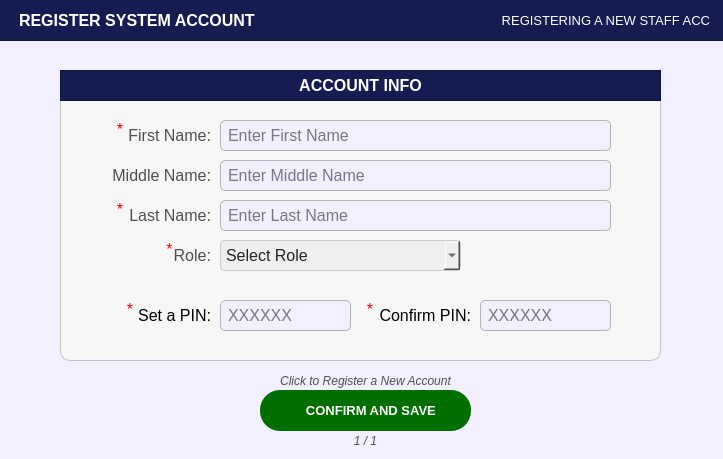
<?xml version="1.0" encoding="UTF-8"?>
<ui version="4.0">
 <class>PopUp_citizenprofileFilterOptions</class>
 <widget class="QDialog" name="PopUp_citizenprofileFilterOptions">
  <property name="geometry">
   <rect>
    <x>0</x>
    <y>0</y>
    <width>723</width>
    <height>459</height>
   </rect>
  </property>
  <property name="sizePolicy">
   <sizepolicy hsizetype="Fixed" vsizetype="Fixed">
    <horstretch>0</horstretch>
    <verstretch>0</verstretch>
   </sizepolicy>
  </property>
  <property name="palette">
   <palette>
    <active>
     <colorrole role="WindowText">
      <brush brushstyle="SolidPattern">
       <color alpha="255">
        <red>255</red>
        <green>255</green>
        <blue>255</blue>
       </color>
      </brush>
     </colorrole>
     <colorrole role="Button">
      <brush brushstyle="SolidPattern">
       <color alpha="255">
        <red>242</red>
        <green>239</green>
        <blue>255</blue>
       </color>
      </brush>
     </colorrole>
     <colorrole role="Light">
      <brush brushstyle="SolidPattern">
       <color alpha="255">
        <red>88</red>
        <green>86</green>
        <blue>150</blue>
       </color>
      </brush>
     </colorrole>
     <colorrole role="Midlight">
      <brush brushstyle="SolidPattern">
       <color alpha="255">
        <red>73</red>
        <green>71</green>
        <blue>125</blue>
       </color>
      </brush>
     </colorrole>
     <colorrole role="Dark">
      <brush brushstyle="SolidPattern">
       <color alpha="255">
        <red>29</red>
        <green>29</green>
        <blue>50</blue>
       </color>
      </brush>
     </colorrole>
     <colorrole role="Mid">
      <brush brushstyle="SolidPattern">
       <color alpha="255">
        <red>39</red>
        <green>38</green>
        <blue>67</blue>
       </color>
      </brush>
     </colorrole>
     <colorrole role="Text">
      <brush brushstyle="SolidPattern">
       <color alpha="255">
        <red>255</red>
        <green>255</green>
        <blue>255</blue>
       </color>
      </brush>
     </colorrole>
     <colorrole role="BrightText">
      <brush brushstyle="SolidPattern">
       <color alpha="255">
        <red>255</red>
        <green>255</green>
        <blue>255</blue>
       </color>
      </brush>
     </colorrole>
     <colorrole role="ButtonText">
      <brush brushstyle="SolidPattern">
       <color alpha="255">
        <red>255</red>
        <green>255</green>
        <blue>255</blue>
       </color>
      </brush>
     </colorrole>
     <colorrole role="Base">
      <brush brushstyle="SolidPattern">
       <color alpha="255">
        <red>242</red>
        <green>239</green>
        <blue>255</blue>
       </color>
      </brush>
     </colorrole>
     <colorrole role="Window">
      <brush brushstyle="SolidPattern">
       <color alpha="255">
        <red>242</red>
        <green>239</green>
        <blue>255</blue>
       </color>
      </brush>
     </colorrole>
     <colorrole role="Shadow">
      <brush brushstyle="SolidPattern">
       <color alpha="255">
        <red>16</red>
        <green>36</green>
        <blue>7</blue>
       </color>
      </brush>
     </colorrole>
     <colorrole role="AlternateBase">
      <brush brushstyle="SolidPattern">
       <color alpha="255">
        <red>29</red>
        <green>28</green>
        <blue>50</blue>
       </color>
      </brush>
     </colorrole>
     <colorrole role="ToolTipBase">
      <brush brushstyle="SolidPattern">
       <color alpha="255">
        <red>255</red>
        <green>255</green>
        <blue>220</blue>
       </color>
      </brush>
     </colorrole>
     <colorrole role="ToolTipText">
      <brush brushstyle="SolidPattern">
       <color alpha="255">
        <red>52</red>
        <green>138</green>
        <blue>46</blue>
       </color>
      </brush>
     </colorrole>
     <colorrole role="PlaceholderText">
      <brush brushstyle="SolidPattern">
       <color alpha="127">
        <red>255</red>
        <green>255</green>
        <blue>255</blue>
       </color>
      </brush>
     </colorrole>
     <colorrole role="Accent">
      <brush brushstyle="SolidPattern">
       <color alpha="255">
        <red>0</red>
        <green>255</green>
        <blue>0</blue>
       </color>
      </brush>
     </colorrole>
    </active>
    <inactive>
     <colorrole role="WindowText">
      <brush brushstyle="SolidPattern">
       <color alpha="255">
        <red>255</red>
        <green>255</green>
        <blue>255</blue>
       </color>
      </brush>
     </colorrole>
     <colorrole role="Button">
      <brush brushstyle="SolidPattern">
       <color alpha="255">
        <red>242</red>
        <green>239</green>
        <blue>255</blue>
       </color>
      </brush>
     </colorrole>
     <colorrole role="Light">
      <brush brushstyle="SolidPattern">
       <color alpha="255">
        <red>88</red>
        <green>86</green>
        <blue>150</blue>
       </color>
      </brush>
     </colorrole>
     <colorrole role="Midlight">
      <brush brushstyle="SolidPattern">
       <color alpha="255">
        <red>73</red>
        <green>71</green>
        <blue>125</blue>
       </color>
      </brush>
     </colorrole>
     <colorrole role="Dark">
      <brush brushstyle="SolidPattern">
       <color alpha="255">
        <red>29</red>
        <green>29</green>
        <blue>50</blue>
       </color>
      </brush>
     </colorrole>
     <colorrole role="Mid">
      <brush brushstyle="SolidPattern">
       <color alpha="255">
        <red>39</red>
        <green>38</green>
        <blue>67</blue>
       </color>
      </brush>
     </colorrole>
     <colorrole role="Text">
      <brush brushstyle="SolidPattern">
       <color alpha="255">
        <red>255</red>
        <green>255</green>
        <blue>255</blue>
       </color>
      </brush>
     </colorrole>
     <colorrole role="BrightText">
      <brush brushstyle="SolidPattern">
       <color alpha="255">
        <red>255</red>
        <green>255</green>
        <blue>255</blue>
       </color>
      </brush>
     </colorrole>
     <colorrole role="ButtonText">
      <brush brushstyle="SolidPattern">
       <color alpha="255">
        <red>255</red>
        <green>255</green>
        <blue>255</blue>
       </color>
      </brush>
     </colorrole>
     <colorrole role="Base">
      <brush brushstyle="SolidPattern">
       <color alpha="255">
        <red>242</red>
        <green>239</green>
        <blue>255</blue>
       </color>
      </brush>
     </colorrole>
     <colorrole role="Window">
      <brush brushstyle="SolidPattern">
       <color alpha="255">
        <red>242</red>
        <green>239</green>
        <blue>255</blue>
       </color>
      </brush>
     </colorrole>
     <colorrole role="Shadow">
      <brush brushstyle="SolidPattern">
       <color alpha="255">
        <red>16</red>
        <green>36</green>
        <blue>7</blue>
       </color>
      </brush>
     </colorrole>
     <colorrole role="AlternateBase">
      <brush brushstyle="SolidPattern">
       <color alpha="255">
        <red>29</red>
        <green>28</green>
        <blue>50</blue>
       </color>
      </brush>
     </colorrole>
     <colorrole role="ToolTipBase">
      <brush brushstyle="SolidPattern">
       <color alpha="255">
        <red>255</red>
        <green>255</green>
        <blue>220</blue>
       </color>
      </brush>
     </colorrole>
     <colorrole role="ToolTipText">
      <brush brushstyle="SolidPattern">
       <color alpha="255">
        <red>52</red>
        <green>138</green>
        <blue>46</blue>
       </color>
      </brush>
     </colorrole>
     <colorrole role="PlaceholderText">
      <brush brushstyle="SolidPattern">
       <color alpha="127">
        <red>255</red>
        <green>255</green>
        <blue>255</blue>
       </color>
      </brush>
     </colorrole>
     <colorrole role="Accent">
      <brush brushstyle="SolidPattern">
       <color alpha="255">
        <red>0</red>
        <green>255</green>
        <blue>0</blue>
       </color>
      </brush>
     </colorrole>
    </inactive>
    <disabled>
     <colorrole role="WindowText">
      <brush brushstyle="SolidPattern">
       <color alpha="255">
        <red>29</red>
        <green>29</green>
        <blue>50</blue>
       </color>
      </brush>
     </colorrole>
     <colorrole role="Button">
      <brush brushstyle="SolidPattern">
       <color alpha="255">
        <red>242</red>
        <green>239</green>
        <blue>255</blue>
       </color>
      </brush>
     </colorrole>
     <colorrole role="Light">
      <brush brushstyle="SolidPattern">
       <color alpha="255">
        <red>88</red>
        <green>86</green>
        <blue>150</blue>
       </color>
      </brush>
     </colorrole>
     <colorrole role="Midlight">
      <brush brushstyle="SolidPattern">
       <color alpha="255">
        <red>73</red>
        <green>71</green>
        <blue>125</blue>
       </color>
      </brush>
     </colorrole>
     <colorrole role="Dark">
      <brush brushstyle="SolidPattern">
       <color alpha="255">
        <red>29</red>
        <green>29</green>
        <blue>50</blue>
       </color>
      </brush>
     </colorrole>
     <colorrole role="Mid">
      <brush brushstyle="SolidPattern">
       <color alpha="255">
        <red>39</red>
        <green>38</green>
        <blue>67</blue>
       </color>
      </brush>
     </colorrole>
     <colorrole role="Text">
      <brush brushstyle="SolidPattern">
       <color alpha="255">
        <red>29</red>
        <green>29</green>
        <blue>50</blue>
       </color>
      </brush>
     </colorrole>
     <colorrole role="BrightText">
      <brush brushstyle="SolidPattern">
       <color alpha="255">
        <red>255</red>
        <green>255</green>
        <blue>255</blue>
       </color>
      </brush>
     </colorrole>
     <colorrole role="ButtonText">
      <brush brushstyle="SolidPattern">
       <color alpha="255">
        <red>29</red>
        <green>29</green>
        <blue>50</blue>
       </color>
      </brush>
     </colorrole>
     <colorrole role="Base">
      <brush brushstyle="SolidPattern">
       <color alpha="255">
        <red>242</red>
        <green>239</green>
        <blue>255</blue>
       </color>
      </brush>
     </colorrole>
     <colorrole role="Window">
      <brush brushstyle="SolidPattern">
       <color alpha="255">
        <red>242</red>
        <green>239</green>
        <blue>255</blue>
       </color>
      </brush>
     </colorrole>
     <colorrole role="Shadow">
      <brush brushstyle="SolidPattern">
       <color alpha="255">
        <red>16</red>
        <green>36</green>
        <blue>7</blue>
       </color>
      </brush>
     </colorrole>
     <colorrole role="AlternateBase">
      <brush brushstyle="SolidPattern">
       <color alpha="255">
        <red>59</red>
        <green>57</green>
        <blue>100</blue>
       </color>
      </brush>
     </colorrole>
     <colorrole role="ToolTipBase">
      <brush brushstyle="SolidPattern">
       <color alpha="255">
        <red>255</red>
        <green>255</green>
        <blue>220</blue>
       </color>
      </brush>
     </colorrole>
     <colorrole role="ToolTipText">
      <brush brushstyle="SolidPattern">
       <color alpha="255">
        <red>52</red>
        <green>138</green>
        <blue>46</blue>
       </color>
      </brush>
     </colorrole>
     <colorrole role="PlaceholderText">
      <brush brushstyle="SolidPattern">
       <color alpha="127">
        <red>29</red>
        <green>29</green>
        <blue>50</blue>
       </color>
      </brush>
     </colorrole>
     <colorrole role="Accent">
      <brush brushstyle="SolidPattern">
       <color alpha="255">
        <red>0</red>
        <green>255</green>
        <blue>0</blue>
       </color>
      </brush>
     </colorrole>
    </disabled>
   </palette>
  </property>
  <property name="cursor">
   <cursorShape>PointingHandCursor</cursorShape>
  </property>
  <property name="windowTitle">
   <string>Dialog</string>
  </property>
  <property name="styleSheet">
   <string notr="true">#PopUp_citizenprofileFilterOptions{
	background-color: #f2efff;
}</string>
  </property>
  <widget class="QFrame" name="basePopUpTitleFrame">
   <property name="geometry">
    <rect>
     <x>-1</x>
     <y>-10</y>
     <width>1181</width>
     <height>51</height>
    </rect>
   </property>
   <property name="styleSheet">
    <string notr="true">#basePopUpTitleFrame {
	background-color: #141c52;
}</string>
   </property>
   <property name="frameShape">
    <enum>QFrame::Shape::StyledPanel</enum>
   </property>
   <property name="frameShadow">
    <enum>QFrame::Shadow::Raised</enum>
   </property>
   <widget class="QLabel" name="label_titleFilterOptions">
    <property name="geometry">
     <rect>
      <x>20</x>
      <y>10</y>
      <width>261</width>
      <height>41</height>
     </rect>
    </property>
    <property name="font">
     <font>
      <family>Arial</family>
      <pointsize>12</pointsize>
      <bold>true</bold>
     </font>
    </property>
    <property name="styleSheet">
     <string notr="true">#label_titleFilterOptions {
	background-color: transparent;
	color: #FFFFFF;
}
</string>
    </property>
    <property name="text">
     <string>REGISTER SYSTEM ACCOUNT</string>
    </property>
    <property name="alignment">
     <set>Qt::AlignmentFlag::AlignLeading|Qt::AlignmentFlag::AlignLeft|Qt::AlignmentFlag::AlignVCenter</set>
    </property>
   </widget>
   <widget class="QLabel" name="filteroptions_label">
    <property name="geometry">
     <rect>
      <x>360</x>
      <y>10</y>
      <width>351</width>
      <height>41</height>
     </rect>
    </property>
    <property name="font">
     <font>
      <family>Arial</family>
      <pointsize>10</pointsize>
      <bold>false</bold>
     </font>
    </property>
    <property name="styleSheet">
     <string notr="true">#filteroptions_label {
	background-color: transparent;
	color: #FFFFFF;
}
</string>
    </property>
    <property name="text">
     <string>REGISTERING A NEW STAFF ACC</string>
    </property>
    <property name="alignment">
     <set>Qt::AlignmentFlag::AlignRight|Qt::AlignmentFlag::AlignTrailing|Qt::AlignmentFlag::AlignVCenter</set>
    </property>
   </widget>
  </widget>
  <widget class="QFrame" name="basePopUpBodyFrame_2">
   <property name="geometry">
    <rect>
     <x>60</x>
     <y>70</y>
     <width>601</width>
     <height>291</height>
    </rect>
   </property>
   <property name="styleSheet">
    <string notr="true">#basePopUpBodyFrame_2 {
	background-color: rgb(247, 247, 247);
	border: 1px solid rgb(194, 194, 194);
	border-radius: 10px;
}</string>
   </property>
   <property name="frameShape">
    <enum>QFrame::Shape::StyledPanel</enum>
   </property>
   <property name="frameShadow">
    <enum>QFrame::Shadow::Raised</enum>
   </property>
   <widget class="QFrame" name="basePopUpTitleFrame_2">
    <property name="geometry">
     <rect>
      <x>0</x>
      <y>0</y>
      <width>601</width>
      <height>31</height>
     </rect>
    </property>
    <property name="styleSheet">
     <string notr="true">#basePopUpTitleFrame_2 {
	background-color: #141c52;
}</string>
    </property>
    <property name="frameShape">
     <enum>QFrame::Shape::StyledPanel</enum>
    </property>
    <property name="frameShadow">
     <enum>QFrame::Shadow::Raised</enum>
    </property>
    <widget class="QLabel" name="label_title">
     <property name="geometry">
      <rect>
       <x>0</x>
       <y>0</y>
       <width>601</width>
       <height>31</height>
      </rect>
     </property>
     <property name="font">
      <font>
       <family>Arial</family>
       <pointsize>12</pointsize>
       <bold>true</bold>
      </font>
     </property>
     <property name="styleSheet">
      <string notr="true">#label_title{
	background-color:transparent;
	color: rgb(255, 255, 255);
}</string>
     </property>
     <property name="text">
      <string>ACCOUNT INFO</string>
     </property>
     <property name="alignment">
      <set>Qt::AlignmentFlag::AlignCenter</set>
     </property>
    </widget>
   </widget>
   <widget class="QLineEdit" name="RegAcc_input_fname">
    <property name="geometry">
     <rect>
      <x>160</x>
      <y>50</y>
      <width>391</width>
      <height>31</height>
     </rect>
    </property>
    <property name="font">
     <font>
      <family>Arial</family>
      <pointsize>12</pointsize>
     </font>
    </property>
    <property name="styleSheet">
     <string notr="true">#RegAcc_input_fname{
	border: 1px solid #b3b3b3;  /* Black border */
    border-radius: 5px;        /* Rounded corners */
    padding: 5px;               /* Inner spacing */
    background-color: #f2efff;  /* Gray background */
    color: #000000; 
}

</string>
    </property>
    <property name="text">
     <string/>
    </property>
    <property name="maxLength">
     <number>35</number>
    </property>
    <property name="placeholderText">
     <string>Enter First Name</string>
    </property>
   </widget>
   <widget class="QLabel" name="register_citizen_labelHomeNumber">
    <property name="geometry">
     <rect>
      <x>20</x>
      <y>50</y>
      <width>131</width>
      <height>31</height>
     </rect>
    </property>
    <property name="font">
     <font>
      <family>Arial</family>
      <pointsize>12</pointsize>
     </font>
    </property>
    <property name="styleSheet">
     <string notr="true">#register_citizen_labelHomeNumber{
	background-color:transparent;
	color:#4f4f4f;
}</string>
    </property>
    <property name="text">
     <string>First Name:</string>
    </property>
    <property name="alignment">
     <set>Qt::AlignmentFlag::AlignRight|Qt::AlignmentFlag::AlignTrailing|Qt::AlignmentFlag::AlignVCenter</set>
    </property>
   </widget>
   <widget class="QLineEdit" name="RegAcc_input_mname">
    <property name="geometry">
     <rect>
      <x>160</x>
      <y>90</y>
      <width>391</width>
      <height>31</height>
     </rect>
    </property>
    <property name="font">
     <font>
      <family>Arial</family>
      <pointsize>12</pointsize>
     </font>
    </property>
    <property name="styleSheet">
     <string notr="true">#RegAcc_input_mname{
	border: 1px solid #b3b3b3;  /* Black border */
    border-radius: 5px;        /* Rounded corners */
    padding: 5px;               /* Inner spacing */
    background-color: #f2efff;  /* Gray background */
    color: #000000; 
}

</string>
    </property>
    <property name="text">
     <string/>
    </property>
    <property name="maxLength">
     <number>50</number>
    </property>
    <property name="placeholderText">
     <string>Enter Middle Name</string>
    </property>
   </widget>
   <widget class="QLabel" name="register_citizen_labelHomeAddress">
    <property name="geometry">
     <rect>
      <x>20</x>
      <y>90</y>
      <width>131</width>
      <height>31</height>
     </rect>
    </property>
    <property name="font">
     <font>
      <family>Arial</family>
      <pointsize>12</pointsize>
     </font>
    </property>
    <property name="styleSheet">
     <string notr="true">#register_citizen_labelHomeAddress{
	background-color:transparent;
	color:#4f4f4f;
}</string>
    </property>
    <property name="text">
     <string>Middle Name:</string>
    </property>
    <property name="alignment">
     <set>Qt::AlignmentFlag::AlignRight|Qt::AlignmentFlag::AlignTrailing|Qt::AlignmentFlag::AlignVCenter</set>
    </property>
   </widget>
   <widget class="QLabel" name="register_citizen_labelcivilstatus">
    <property name="geometry">
     <rect>
      <x>30</x>
      <y>130</y>
      <width>121</width>
      <height>31</height>
     </rect>
    </property>
    <property name="font">
     <font>
      <family>Arial</family>
      <pointsize>12</pointsize>
     </font>
    </property>
    <property name="styleSheet">
     <string notr="true">#register_citizen_labelcivilstatus{
	background-color:transparent;
	color:#4f4f4f;
}</string>
    </property>
    <property name="text">
     <string>Last Name:</string>
    </property>
    <property name="alignment">
     <set>Qt::AlignmentFlag::AlignRight|Qt::AlignmentFlag::AlignTrailing|Qt::AlignmentFlag::AlignVCenter</set>
    </property>
   </widget>
   <widget class="QComboBox" name="RegAcc_select_role">
    <property name="geometry">
     <rect>
      <x>160</x>
      <y>170</y>
      <width>241</width>
      <height>31</height>
     </rect>
    </property>
    <property name="font">
     <font>
      <family>Arial</family>
      <pointsize>12</pointsize>
     </font>
    </property>
    <property name="styleSheet">
     <string notr="true">#RegAcc_select_role{
	background-color: rgb(239, 239, 239); /* Correct property name */
    color: #242424; /* Set text color to black for better contrast */
    border: 1px solid #ccc; /* Optional: Add a light border */
    padding: 5px; /* Optional: Add some padding */
    border-radius: 4px; /* Optional: Rounded corners */
}</string>
    </property>
    <property name="placeholderText">
     <string>Select Role</string>
    </property>
    <property name="duplicatesEnabled">
     <bool>false</bool>
    </property>
    <item>
     <property name="text">
      <string>Admin</string>
     </property>
    </item>
    <item>
     <property name="text">
      <string>Super Admin</string>
     </property>
    </item>
   </widget>
   <widget class="QLabel" name="register_household_labelOwershipStatus">
    <property name="geometry">
     <rect>
      <x>10</x>
      <y>170</y>
      <width>141</width>
      <height>31</height>
     </rect>
    </property>
    <property name="font">
     <font>
      <family>Arial</family>
      <pointsize>12</pointsize>
     </font>
    </property>
    <property name="styleSheet">
     <string notr="true">#register_household_labelOwershipStatus{
	background-color:transparent;
	color:#4f4f4f;
}</string>
    </property>
    <property name="text">
     <string>Role:</string>
    </property>
    <property name="alignment">
     <set>Qt::AlignmentFlag::AlignRight|Qt::AlignmentFlag::AlignTrailing|Qt::AlignmentFlag::AlignVCenter</set>
    </property>
   </widget>
   <widget class="QLineEdit" name="RegAcc_input_PIN">
    <property name="geometry">
     <rect>
      <x>160</x>
      <y>230</y>
      <width>131</width>
      <height>31</height>
     </rect>
    </property>
    <property name="font">
     <font>
      <family>Arial</family>
      <pointsize>12</pointsize>
     </font>
    </property>
    <property name="styleSheet">
     <string notr="true">#RegAcc_input_PIN{
	border: 1px solid #b3b3b3;  /* Black border */
    border-radius: 5px;        /* Rounded corners */
    padding: 5px;               /* Inner spacing */
    background-color: #f2efff;  /* Gray background */
    color: #000000; 
}

</string>
    </property>
    <property name="text">
     <string/>
    </property>
    <property name="maxLength">
     <number>6</number>
    </property>
    <property name="echoMode">
     <enum>QLineEdit::EchoMode::Password</enum>
    </property>
    <property name="placeholderText">
     <string>XXXXXX</string>
    </property>
   </widget>
   <widget class="QLineEdit" name="RegAcc_confirm_PIN">
    <property name="geometry">
     <rect>
      <x>420</x>
      <y>230</y>
      <width>131</width>
      <height>31</height>
     </rect>
    </property>
    <property name="font">
     <font>
      <family>Arial</family>
      <pointsize>12</pointsize>
     </font>
    </property>
    <property name="styleSheet">
     <string notr="true">#RegAcc_confirm_PIN{
	border: 1px solid #b3b3b3;  /* Black border */
    border-radius: 5px;        /* Rounded corners */
    padding: 5px;               /* Inner spacing */
    background-color: #f2efff;  /* Gray background */
    color: #000000; 
}

</string>
    </property>
    <property name="text">
     <string/>
    </property>
    <property name="maxLength">
     <number>6</number>
    </property>
    <property name="echoMode">
     <enum>QLineEdit::EchoMode::Password</enum>
    </property>
    <property name="placeholderText">
     <string>XXXXXX</string>
    </property>
   </widget>
   <widget class="QLabel" name="register_citizen_labelHomeAddress_2">
    <property name="geometry">
     <rect>
      <x>300</x>
      <y>230</y>
      <width>111</width>
      <height>31</height>
     </rect>
    </property>
    <property name="font">
     <font>
      <family>Arial</family>
      <pointsize>12</pointsize>
     </font>
    </property>
    <property name="styleSheet">
     <string notr="true">#register_citizen_labelHomeAddress{
	background-color:transparent;
	color:#4f4f4f;
}</string>
    </property>
    <property name="text">
     <string>Confirm PIN:</string>
    </property>
    <property name="alignment">
     <set>Qt::AlignmentFlag::AlignRight|Qt::AlignmentFlag::AlignTrailing|Qt::AlignmentFlag::AlignVCenter</set>
    </property>
   </widget>
   <widget class="QLabel" name="register_citizen_labelHomeNumber_2">
    <property name="geometry">
     <rect>
      <x>20</x>
      <y>230</y>
      <width>131</width>
      <height>31</height>
     </rect>
    </property>
    <property name="font">
     <font>
      <family>Arial</family>
      <pointsize>12</pointsize>
     </font>
    </property>
    <property name="styleSheet">
     <string notr="true">#register_citizen_labelHomeNumber{
	background-color:transparent;
	color:#4f4f4f;
}</string>
    </property>
    <property name="text">
     <string>Set a PIN:</string>
    </property>
    <property name="alignment">
     <set>Qt::AlignmentFlag::AlignRight|Qt::AlignmentFlag::AlignTrailing|Qt::AlignmentFlag::AlignVCenter</set>
    </property>
   </widget>
   <widget class="QLineEdit" name="RegAcc_input_lname">
    <property name="geometry">
     <rect>
      <x>160</x>
      <y>130</y>
      <width>391</width>
      <height>31</height>
     </rect>
    </property>
    <property name="font">
     <font>
      <family>Arial</family>
      <pointsize>12</pointsize>
     </font>
    </property>
    <property name="styleSheet">
     <string notr="true">#RegAcc_input_lname{
	border: 1px solid #b3b3b3;  /* Black border */
    border-radius: 5px;        /* Rounded corners */
    padding: 5px;               /* Inner spacing */
    background-color: #f2efff;  /* Gray background */
    color: #000000; 
}

</string>
    </property>
    <property name="text">
     <string/>
    </property>
    <property name="maxLength">
     <number>50</number>
    </property>
    <property name="placeholderText">
     <string>Enter Last Name</string>
    </property>
   </widget>
   <widget class="QLabel" name="label_req_2">
    <property name="geometry">
     <rect>
      <x>50</x>
      <y>50</y>
      <width>20</width>
      <height>31</height>
     </rect>
    </property>
    <property name="font">
     <font>
      <family>Arial</family>
      <pointsize>12</pointsize>
      <bold>false</bold>
     </font>
    </property>
    <property name="styleSheet">
     <string notr="true">#label_req_2 {
	background-color: transparent;
	color: red;
}
</string>
    </property>
    <property name="text">
     <string>*</string>
    </property>
    <property name="alignment">
     <set>Qt::AlignmentFlag::AlignHCenter|Qt::AlignmentFlag::AlignTop</set>
    </property>
   </widget>
   <widget class="QLabel" name="label_req_3">
    <property name="geometry">
     <rect>
      <x>99</x>
      <y>170</y>
      <width>21</width>
      <height>31</height>
     </rect>
    </property>
    <property name="font">
     <font>
      <family>Arial</family>
      <pointsize>12</pointsize>
      <bold>false</bold>
     </font>
    </property>
    <property name="styleSheet">
     <string notr="true">#label_req_3 {
	background-color: transparent;
	color: red;
}
</string>
    </property>
    <property name="text">
     <string>*</string>
    </property>
    <property name="alignment">
     <set>Qt::AlignmentFlag::AlignHCenter|Qt::AlignmentFlag::AlignTop</set>
    </property>
   </widget>
   <widget class="QLabel" name="label_req_4">
    <property name="geometry">
     <rect>
      <x>50</x>
      <y>130</y>
      <width>20</width>
      <height>31</height>
     </rect>
    </property>
    <property name="font">
     <font>
      <family>Arial</family>
      <pointsize>12</pointsize>
      <bold>false</bold>
     </font>
    </property>
    <property name="styleSheet">
     <string notr="true">#label_req_4 {
	background-color: transparent;
	color: red;
}
</string>
    </property>
    <property name="text">
     <string>*</string>
    </property>
    <property name="alignment">
     <set>Qt::AlignmentFlag::AlignHCenter|Qt::AlignmentFlag::AlignTop</set>
    </property>
   </widget>
   <widget class="QLabel" name="label_req_5">
    <property name="geometry">
     <rect>
      <x>60</x>
      <y>230</y>
      <width>20</width>
      <height>31</height>
     </rect>
    </property>
    <property name="font">
     <font>
      <family>Arial</family>
      <pointsize>12</pointsize>
      <bold>false</bold>
     </font>
    </property>
    <property name="styleSheet">
     <string notr="true">#label_req_5 {
	background-color: transparent;
	color: red;
}
</string>
    </property>
    <property name="text">
     <string>*</string>
    </property>
    <property name="alignment">
     <set>Qt::AlignmentFlag::AlignHCenter|Qt::AlignmentFlag::AlignTop</set>
    </property>
   </widget>
   <widget class="QLabel" name="label_req_6">
    <property name="geometry">
     <rect>
      <x>300</x>
      <y>230</y>
      <width>20</width>
      <height>31</height>
     </rect>
    </property>
    <property name="font">
     <font>
      <family>Arial</family>
      <pointsize>12</pointsize>
      <bold>false</bold>
     </font>
    </property>
    <property name="styleSheet">
     <string notr="true">#label_req_6 {
	background-color: transparent;
	color: red;
}
</string>
    </property>
    <property name="text">
     <string>*</string>
    </property>
    <property name="alignment">
     <set>Qt::AlignmentFlag::AlignHCenter|Qt::AlignmentFlag::AlignTop</set>
    </property>
   </widget>
  </widget>
  <widget class="QPushButton" name="register_buttonConfirmAccount_SaveForm">
   <property name="geometry">
    <rect>
     <x>260</x>
     <y>390</y>
     <width>211</width>
     <height>41</height>
    </rect>
   </property>
   <property name="font">
    <font>
     <family>Arial</family>
     <pointsize>10</pointsize>
     <bold>true</bold>
    </font>
   </property>
   <property name="cursor">
    <cursorShape>PointingHandCursor</cursorShape>
   </property>
   <property name="styleSheet">
    <string notr="true">#register_buttonConfirmAccount_SaveForm {
    background-color: #006f00;
    color: white;
    border-radius: 20px;
    padding: 10px; /* Optional: Adjusts spacing inside the button */
}
#register_buttonConfirmAccount_SaveForm:hover {
    background-color: #00a600; /* Slightly lighter blue when hovered */
}
#register_buttonConfirmAccount_SaveForm:pressed {
    background-color: #005d00; /* Darker blue when clicked */
}</string>
   </property>
   <property name="text">
    <string>   CONFIRM AND SAVE</string>
   </property>
   <property name="icon">
    <iconset>
     <normaloff>../../../Assets/FuncIcons/icon_confirm.svg</normaloff>../../../Assets/FuncIcons/icon_confirm.svg</iconset>
   </property>
   <property name="iconSize">
    <size>
     <width>30</width>
     <height>30</height>
    </size>
   </property>
  </widget>
  <widget class="QLabel" name="progress">
   <property name="geometry">
    <rect>
     <x>320</x>
     <y>430</y>
     <width>91</width>
     <height>21</height>
    </rect>
   </property>
   <property name="font">
    <font>
     <family>Arial</family>
     <pointsize>9</pointsize>
     <italic>true</italic>
     <bold>false</bold>
    </font>
   </property>
   <property name="styleSheet">
    <string notr="true">#progress {
	background-color: transparent;
	color: #4f4f4f;
}
</string>
   </property>
   <property name="text">
    <string>1 / 1</string>
   </property>
   <property name="alignment">
    <set>Qt::AlignmentFlag::AlignCenter</set>
   </property>
  </widget>
  <widget class="QLabel" name="notenote">
   <property name="geometry">
    <rect>
     <x>260</x>
     <y>370</y>
     <width>211</width>
     <height>21</height>
    </rect>
   </property>
   <property name="font">
    <font>
     <family>Arial</family>
     <pointsize>9</pointsize>
     <italic>true</italic>
     <bold>false</bold>
    </font>
   </property>
   <property name="styleSheet">
    <string notr="true">#notenote {
	background-color: transparent;
	color: #4f4f4f;
}
</string>
   </property>
   <property name="text">
    <string>Click to Register a New Account</string>
   </property>
   <property name="alignment">
    <set>Qt::AlignmentFlag::AlignCenter</set>
   </property>
  </widget>
 </widget>
 <resources/>
 <connections/>
</ui>
